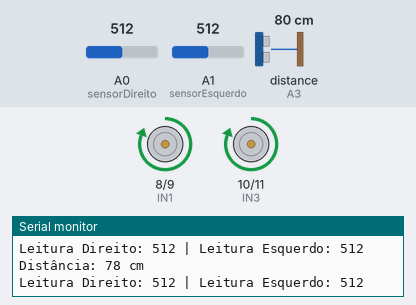
Bench run of a sketch on a simulated Arduino Uno, built with avr-gcc and run on an emulated ATmega328P. Parts: motor-driver pin pairs drawn as motors (green arrow = first pin HIGH = forward, orange = second pin HIGH = backward, longer = more drive), the last lines printed to the serial monitor. Wiring (inferred from the names in the program): ultrasonic range finder: trigger A2; echo A3. The inputs (shaded band) are chosen by the test bench; at power-on: distance to the obstacle (sensor on A3) 80 cm, A0 (sensorDireito) = 512, A1 (sensorEsquerdo) = 512. The echo pulse lasts 58.3 µs per cm.

Above: at 1.2 s.
1.3 s: distance to the obstacle (sensor on A3) set to 22 cm
4.3 s: distance to the obstacle (sensor on A3) set to 19 cm
At 4.9 s:
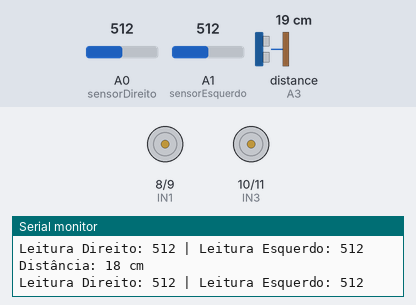
5.8 s: A0 (sensorDireito) set to 11
8.8 s: A0 (sensorDireito) set to 8
10.3 s: distance to the obstacle (sensor on A3) set to 60 cm
At 11.5 s:
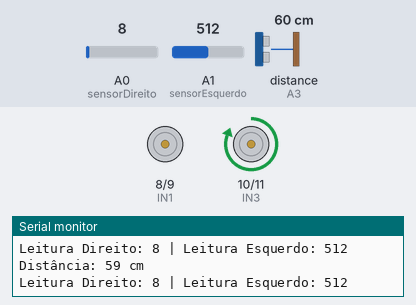
11.8 s: A1 (sensorEsquerdo) set to 489
At 13.0 s:
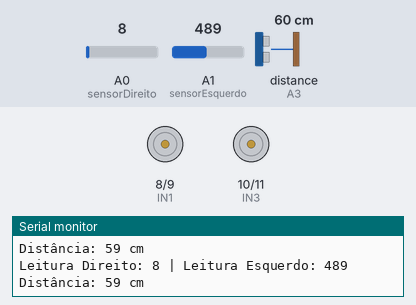
Timing chart, 0 to 14.4 s (numbered marks = the images above; inputs shaded):
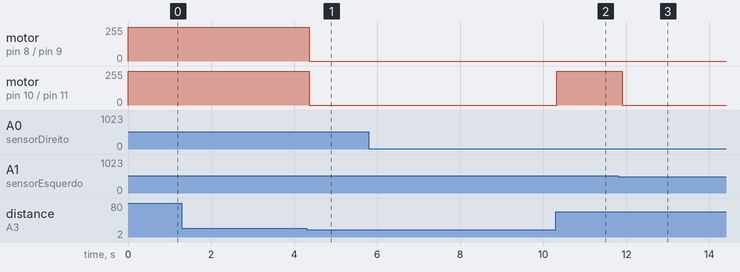

The sketch:

OBR-DIGITAL.INO
```cpp
// Definindo os pinos dos sensores
const int sensorDireito = A0;
const int sensorEsquerdo = A1;
const int trigPin = A2;  // Porta Trigger do sensor ultrassônico
const int echoPin = A3;  // Porta Echo do sensor ultrassônico

// Definindo os pinos da ponte H
const int IN1 = 8;  // Controle da direção do motor M1 (frente)
const int IN2 = 9;  // Controle da direção do motor M1 (tras)
const int IN3 = 10; // Controle da direção do motor M2 (frente)
const int IN4 = 11; // Controle da direção do motor M2 (tras)

// Definindo os valores para controle
int valorSensorDireito = 0;
int valorSensorEsquerdo = 0;
int valorCorte = 500;  // Valor para corte dos sensores de linha

void setup() {
  // Iniciando a comunicação serial
  Serial.begin(9600);

  // Configurando os pinos como saída
  pinMode(IN1, OUTPUT);
  pinMode(IN2, OUTPUT);
  pinMode(IN3, OUTPUT);
  pinMode(IN4, OUTPUT);

  // Definindo as portas como entrada para os sensores de linha
  pinMode(sensorDireito, INPUT);
  pinMode(sensorEsquerdo, INPUT);

  // Definindo as portas do sensor ultrassônico
  pinMode(trigPin, OUTPUT);
  pinMode(echoPin, INPUT);
}

void loop() {
  // Leitura dos sensores de linha
  valorSensorDireito = analogRead(sensorDireito);
  valorSensorEsquerdo = analogRead(sensorEsquerdo);

  // Imprimindo os valores dos sensores de linha no monitor serial
  Serial.print("Leitura Direito: ");
  Serial.print(valorSensorDireito);
  Serial.print(" | Leitura Esquerdo: ");
  Serial.println(valorSensorEsquerdo);

  // Medindo a distância com o sensor ultrassônico
  long duracao, distancia;

  // Limpando o trigPin
  digitalWrite(trigPin, LOW);
  delayMicroseconds(2);

  // Configurando o trigPin para HIGH por 10 microsegundos
  digitalWrite(trigPin, HIGH);
  delayMicroseconds(10);
  digitalWrite(trigPin, LOW);

  // Leitura do tempo de retorno do som (echoPin)
  duracao = pulseIn(echoPin, HIGH);

  // Calculando a distância em centímetros
  distancia = duracao * 0.034 / 2;

  // Imprimindo a distância no monitor serial
  Serial.print("Distância: ");
  Serial.print(distancia);
  Serial.println(" cm");

  // Verificando a presença de obstáculos
  if (distancia < 20) {  // Se houver um obstáculo a menos de 20 cm
    PararMotores();      // Para os motores
  } else {
    SeguirLinha();       // Continua seguindo a linha
  }

  // Aguarda um pouco antes de fazer a próxima leitura
  delay(100);
}

void SeguirLinha() {
  if ((valorSensorEsquerdo > valorCorte) && (valorSensorDireito > valorCorte)) {
    // Ambos os sensores sobre a linha, andar reto
    AndarReto();
  } else if ((valorSensorEsquerdo > valorCorte) && (valorSensorDireito < valorCorte)) {
    // Sensor esquerdo na linha, virar para a esquerda
    CurvaEsquerda();
  } else if ((valorSensorEsquerdo < valorCorte) && (valorSensorDireito > valorCorte)) {
    // Sensor direito na linha, virar para a direita
    CurvaDireita();
  } else {
    // Caso não detecte a linha, parar
    PararMotores();
  }
}

void AndarReto() {
  digitalWrite(IN1, HIGH);
  digitalWrite(IN2, LOW);
  digitalWrite(IN3, HIGH);
  digitalWrite(IN4, LOW);
}

void CurvaEsquerda() {
  digitalWrite(IN1, LOW);
  digitalWrite(IN2, LOW);
  digitalWrite(IN3, HIGH);
  digitalWrite(IN4, LOW);
}

void CurvaDireita() {
  digitalWrite(IN1, HIGH);
  digitalWrite(IN2, LOW);
  digitalWrite(IN3, LOW);
  digitalWrite(IN4, LOW);
}

void PararMotores() {
  digitalWrite(IN1, LOW);
  digitalWrite(IN2, LOW);
  digitalWrite(IN3, LOW);
  digitalWrite(IN4, LOW);
}
```

Measured:
- the behaviour switches between 21 and 20 cm on distance to the obstacle (sensor on A3) (found by bisection; images 0 and 1)
- the behaviour switches between 501 and 500 on A1 (sensorEsquerdo) (found by bisection; images 2 and 3)
- after the input at 4.3 s, motor on pin 8 (IN1) / pin 9 (IN2), motor on pin 10 (IN3) / pin 11 (IN4): forward 255/255 → stopped after 0.07 s
- after the input at 10.3 s, motor on pin 10 (IN3) / pin 11 (IN4): stopped → forward 255/255 at once
- after the input at 11.8 s, motor on pin 10 (IN3) / pin 11 (IN4): forward 255/255 → stopped after 0.10 s
